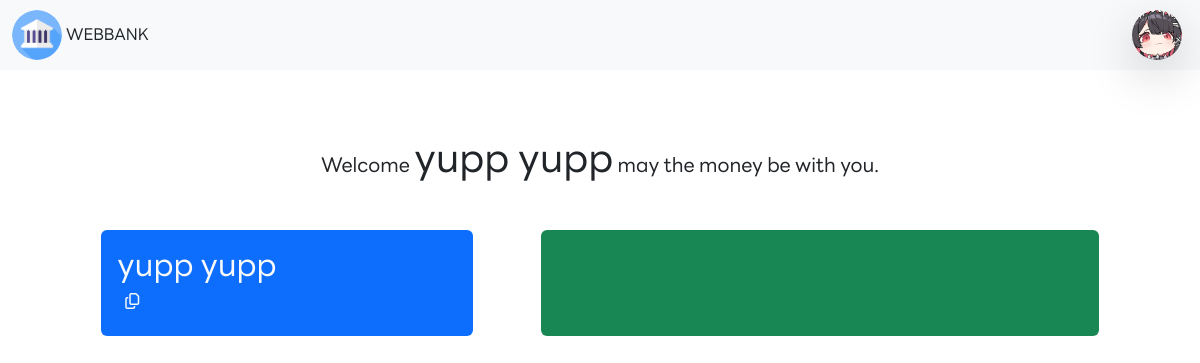
/index.php (signed in), run on an earlier commit of the app's database.
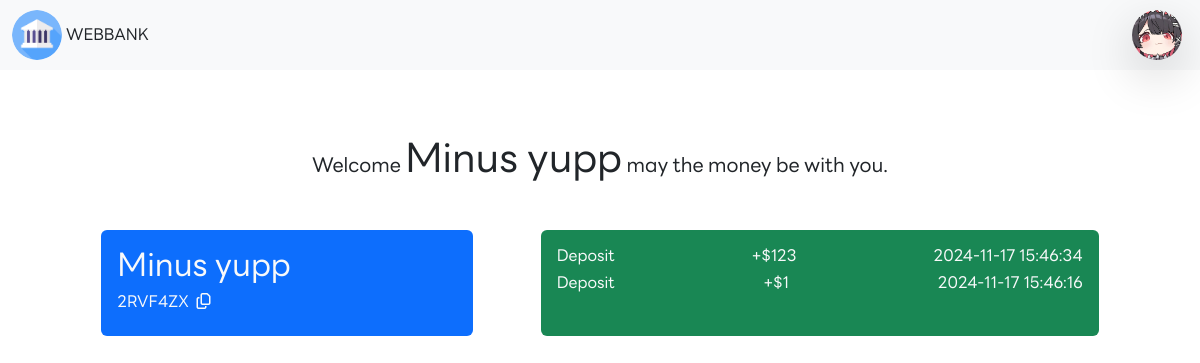
And on a later commit of the database.
### tables this page shows
CREATE TABLE `historys` (
  `h_id` int(11) NOT NULL,
  `h_uid` int(11) NOT NULL,
  `h_type` varchar(225) NOT NULL,
  `h_num` int(11) NOT NULL,
  `h_balance` int(11) NOT NULL,
  `h_time` timestamp NOT NULL DEFAULT current_timestamp() ON UPDATE current_timestamp()
);

### server/connect.php (called while the page is built, shortened)
<?php
class DB_conn {
    private $DB_host = "localhost";
    private $DB_user = "root";
    private $DB_pass = "";
    private $DB_name = "webbank";
    public function __construct() {
        $this->conn = new mysqli($this->DB_host, $this->DB_user, $this->DB_pass, $this->DB_name);
    }
}

### function/historyfunc.php (called while the page is built, shortened)
<?php
class His_class extends DB_conn {
     public function readuser($id){
          $sql = "SELECT * FROM historys WHERE h_uid = '$id'";
          $result = $this->conn->query($sql);
          $row = $result->fetch_all(MYSQLI_ASSOC);
          return $row;
          exit();
     }
}

### index.php (the view, shortened to what this page needs)
<?php require_once("./server/connect.php");
require_once("./function/historyfunc.php");
if (empty($_SESSION["user_id"])) {
} else {
     $fname = $_SESSION["user_fname"];
     $lnmae = $_SESSION["user_lname"];
     $usersecid = $_SESSION["user_secid"];
$obj = new His_class();
$history = $obj->readuser($_SESSION["user_id"]);
}
?>
<!DOCTYPE html>
<html lang="en">
<head>
     <link rel="stylesheet" href="./plugin/bootstrap.css">
     <link rel="stylesheet" href="./dist/public.css">
</head>
<body>
     <?php require_once("./components/nav.php"); ?>
     <?php if ($login) { ?>
          <div class=" container pt-3">
               <p class=" text-center h5 m-5">Welcome <b class="h1"><?php echo $fname . " " . $lnmae; ?></b> may the money be with you.</p>
               <div class=" d-flex justify-content-evenly flex-wrap gap-2">
                    <div class=" col-sm-4 col-12 bg-primary rounded-2 p-3 ">
                         <p class="h2 text-light"><?php echo $fname . " " . $lnmae; ?></p>
                         <p class=" position-relative h6 text-light "><?php echo $usersecid; ?><a id="coppysecs" class=" p-2 pointer_cursor" style="right:1%"><i class="fa-regular fa-copy text-light pointer_cursor"></i></a></p>
                    </div>
                    <div class=" col-sm-6 col-12 bg-success rounded-2 p-3">
                         <?php
                         $history = array_reverse($history);
                         $max_iterations = min(count($history), 3);
                         for ($i = 0; $i < $max_iterations; $i++) {
                              $his = $history[$i];
                              echo "<div class='d-flex justify-content-between'>";
                              if ($his["h_type"] == "Transfer") {
                                   echo "<p class='h6 text-light'>" . $his["h_type"] . "</p><p class='h6 text-light'> -$" . $his["h_num"] . "</p><p class='h6 text-light'>" . $his["h_time"] . "</p>";
                              } else {
                                   echo "<p class='h6 text-light'>" . $his["h_type"] . "</p><p class='h6 text-light'> +$" . $his["h_num"] . "</p><p class='h6 text-light'>" . $his["h_time"] . "</p>";
                              }
                              echo "</div>";
                         }
                         ?>
                    </div>
               </div>
          </div>
     <?php } ?>
</body>
</html>

### components/nav.php (shortened to what this page needs)
<?php
if(isset($_SESSION["user_id"])){
     $login = true;
}else{
     $login = false;
}
?>
<nav class="navbar navbar-expand-lg bg-body-tertiary" style="z-index: 100;">
     <div class="container-fluid bg-body-tertiary d-flex align-items-center>
          <a class="navbar-brand d-flex align-items-center" href="#">
               <div class="d-flex align-items-center">
                    <img src="./src/icon/courthouse.png" class="nav-img d-sm-block d-none ">
                    <p class="p-0 ps-1 m-0">WEBBANK</p>
               </div>
               <?php if($login && $_SESSION["user_role"] == "admin"){ ?>
               <div class="btn-group">
                    <button type="button" class="border border-0 bg-body-tertiary " data-bs-toggle="dropdown" data-bs-display="static" aria-expanded="false">
                         <img src="./src/icon/user.jpg" class="nav-img shadow-lg" alt="User Profile Icon">
                    </button>
               </div>
               <?php }else if($login){ ?>
                    <div class="btn-group">
                    <button type="button" class="border border-0 bg-body-tertiary " data-bs-toggle="dropdown" data-bs-display="static" aria-expanded="false">
                         <img src="./src/icon/user.jpg" class="nav-img shadow-lg" alt="User Profile Icon">
                    </button>
                    <ul class="dropdown-menu dropdown-menu-end mt-2 p-0"><li>
                         <p class="m-1 px-3 py-1 text-center fs-5"><?php echo $_SESSION["user_fname"]; ?></p></li>
                         <hr class="hr p-0 m-0" />
                         <li class="position-relative"><p class="my-1 px-5 text-center font-monospace">$<?php echo $_SESSION["user_bal"]; ?></p><a href="./deposit.php" class=" position-absolute top-50 translate-middle" style="right:1%"><i class="h-r-90 fa-solid fa-plus"></i></a></li>
                         <hr class="hr p-0 m-0" /><li class="position-relative">
                              <p class="my-1 px-5 text-center font-monospace"><?php echo $_SESSION["user_secid"]; ?></p><a id="coppysec" class=" position-absolute top-50 translate-middle" style="right:1%"><i class="fa-regular fa-copy"></i></a>
                         </li>
                         <script>
                              //user security id copy by add event lisenter to the coppysec id
                              document.getElementById("coppysec").addEventListener("click", function() {
                                   var copyText = document.createElement("input");
                                   copyText.value = "<?php echo $_SESSION["user_secid"]; ?>";
                                   document.body.appendChild(copyText);
                                   copyText.select();
                                   document.execCommand("copy");
                                   document.body.removeChild(copyText);
                                   Swal.fire({
                                        title: "Copied!",
                                        text: "Your id has been copied",
                                        icon: "success",
                                   });
                              });
                         </script>
                         <hr class="hr p-0 m-0" />
                         <li><a href="./history.php" class="dropdown-item py-1 text-center" >History</a></li>
                         <li><a href="./transfer.php" class="dropdown-item py-1 text-center" >Transfer</a></li>
                         <li><a href="./deposit.php" class="dropdown-item py-1 text-center" >Deposit</a></li>
                         <li><a href="./pin.php" class="dropdown-item py-1 text-center" >Change pin</a></li>
                         <li><a href="./action/logout.php" class="dropdown-item py-1 text-center" >Logout</a></li>
                    </ul>
               </div>
               <?php }else{ ?>
                    <div class="btn-group">
                    <a href="./login.php">Login <img src="./src/icon/nonlogin.png" class="nav-img shadow-lg p-1 ms-2 border border-5 h-s-105" alt="User Profile Icon"></a>
               </div>
               <?php } ?>
          </div>
</nav>

What changed in the data, as far as the page shows it:
added historys: h_type "Deposit", h_num "123", h_time "2024-11-17 15:46:34"
added historys: h_type "Deposit", h_num "1", h_time "2024-11-17 15:46:16"
Also different on the page:
$fname: "yupp" → "Minus"
$usersecid: (not shown) → "2RVF4ZX"
